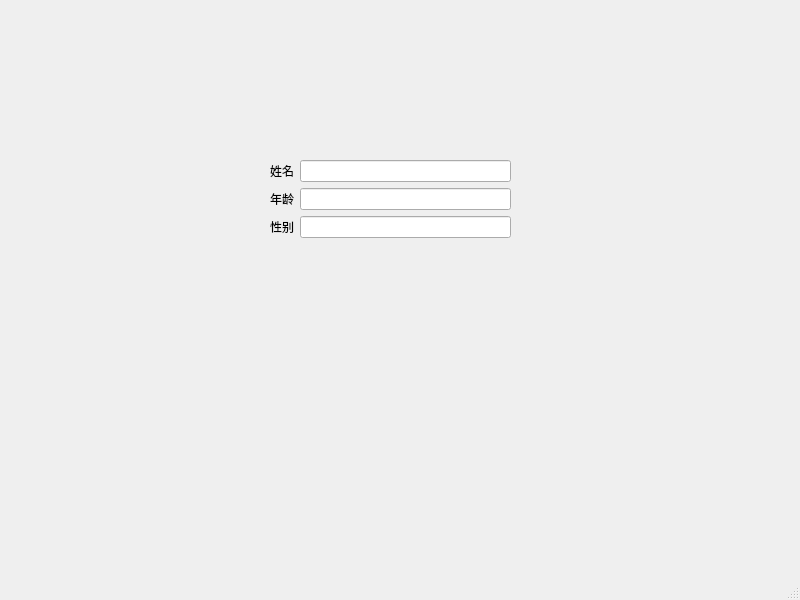
<?xml version="1.0" encoding="UTF-8"?>
<ui version="4.0">
 <class>MainWindow</class>
 <widget class="QMainWindow" name="MainWindow">
  <property name="geometry">
   <rect>
    <x>0</x>
    <y>0</y>
    <width>800</width>
    <height>600</height>
   </rect>
  </property>
  <property name="windowTitle">
   <string>MainWindow</string>
  </property>
  <widget class="QWidget" name="centralwidget">
   <widget class="QWidget" name="formLayoutWidget">
    <property name="geometry">
     <rect>
      <x>270</x>
      <y>160</y>
      <width>241</width>
      <height>161</height>
     </rect>
    </property>
    <layout class="QFormLayout" name="formLayout">
     <item row="0" column="0">
      <widget class="QLabel" name="label">
       <property name="text">
        <string>姓名</string>
       </property>
      </widget>
     </item>
     <item row="0" column="1">
      <widget class="QLineEdit" name="lineEdit"/>
     </item>
     <item row="1" column="0">
      <widget class="QLabel" name="label_2">
       <property name="text">
        <string>年龄</string>
       </property>
      </widget>
     </item>
     <item row="1" column="1">
      <widget class="QLineEdit" name="lineEdit_2"/>
     </item>
     <item row="2" column="0">
      <widget class="QLabel" name="label_3">
       <property name="text">
        <string>性别</string>
       </property>
      </widget>
     </item>
     <item row="2" column="1">
      <widget class="QLineEdit" name="lineEdit_3"/>
     </item>
    </layout>
   </widget>
  </widget>
  <widget class="QStatusBar" name="statusbar"/>
 </widget>
 <resources/>
 <connections/>
</ui>
